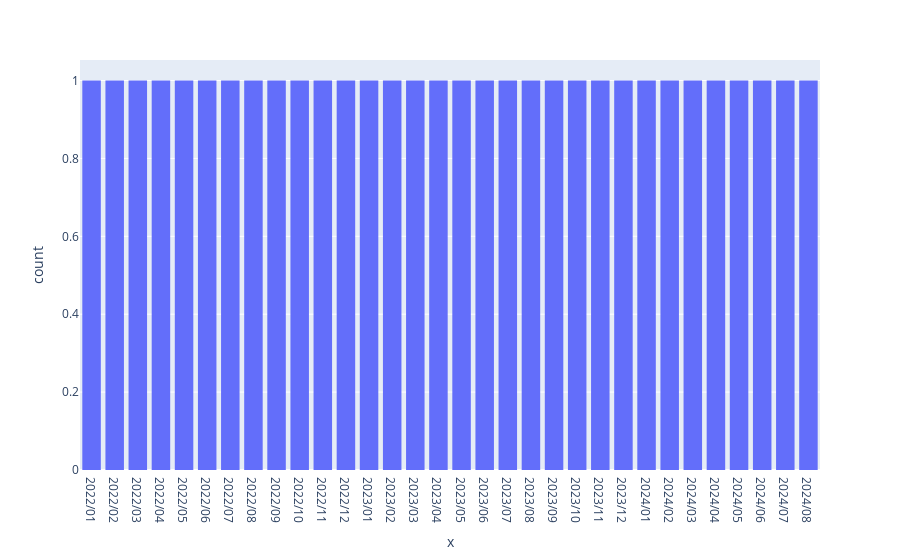

The code cell stored with this chart in its notebook:
### Code cell
agent.research_waitings(id)
agent.grafic(id)

### Figure 1 — Plotly figure (JSON) as saved in the notebook; plotly's stock layout.template omitted (floating-point values rounded to 4 significant figures)
{"data": [{"alignmentgroup": "True", "bingroup": "x", "hovertemplate": "x=%{x}<br>count=%{y}<extra></extra>", "legendgroup": "", "marker": {"color": "#636efa", "pattern": {"shape": ""}}, "name": "", "offsetgroup": "", "orientation": "v", "showlegend": false, "type": "histogram", "x": ["2022/01", "2022/02", "2022/03", "2022/04", "2022/05", "2022/06", "2022/07", "2022/08", "2022/09", "2022/10", "2022/11", "2022/12", "2023/01", "2023/02", "2023/03", "2023/04", "2023/05", "2023/06", "2023/07", "2023/08", "2023/09", "2023/10", "2023/11", "2023/12", "2024/01", "2024/02", "2024/03", "2024/04", "2024/05", "2024/06", "2024/07", "2024/08"], "xaxis": "x", "yaxis": "y"}], "layout": {"barmode": "relative", "legend": {"tracegroupgap": 0}, "margin": {"t": 60}, "xaxis": {"anchor": "y", "domain": [0, 1], "title": {"text": "x"}}, "yaxis": {"anchor": "x", "domain": [0, 1], "title": {"text": "count"}}}}
